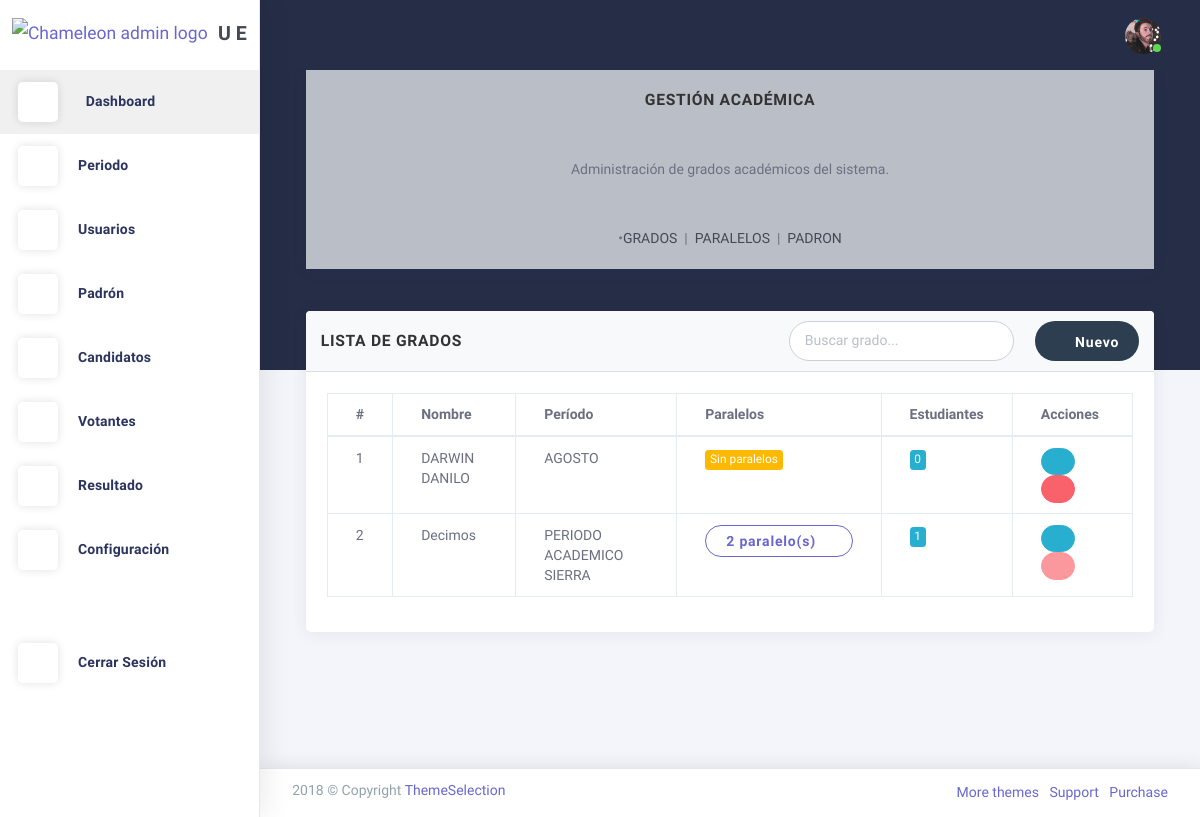
Page /grados/ on the earlier database version.
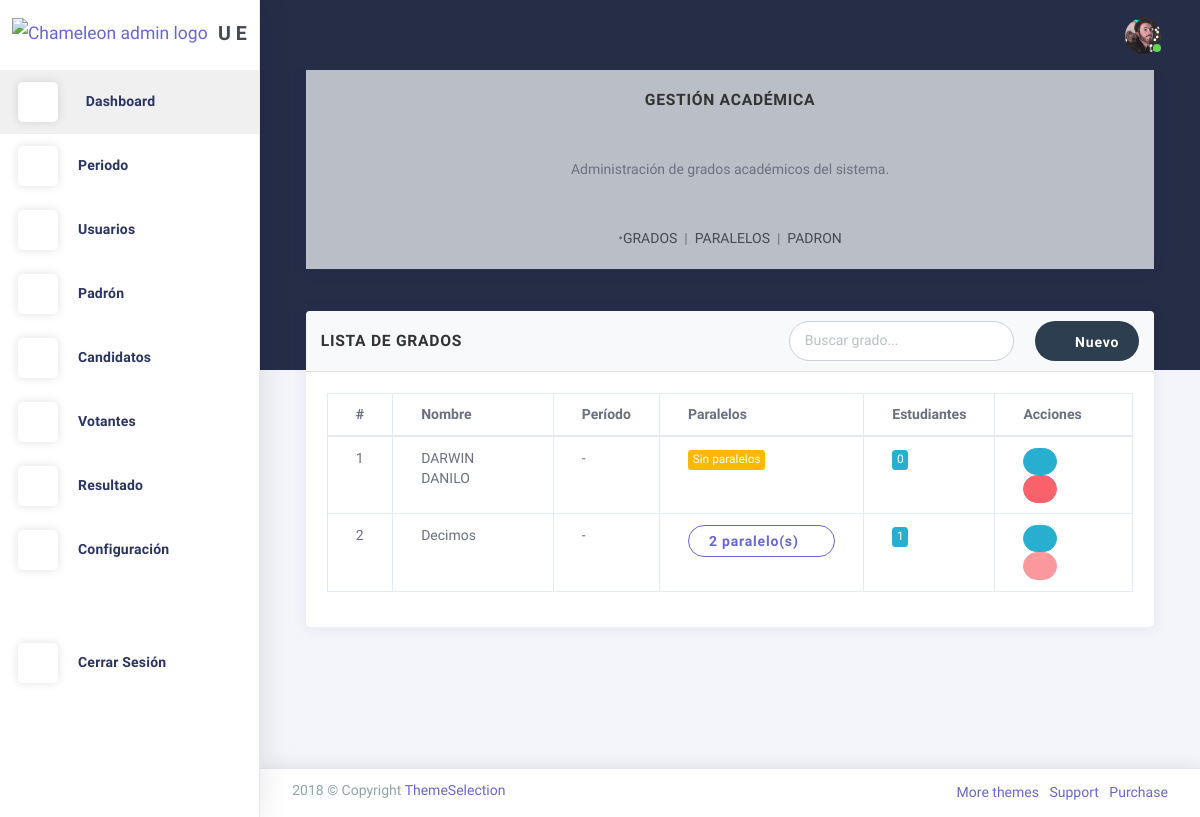
Same page on the later database version.
### Aplicaciones/padron/models.py (models this page shows, shortened)
class Grado(models.Model):
    nombre = models.CharField(max_length=50)
    periodo = models.ForeignKey(
        Periodo,
        on_delete=models.SET_NULL,
        null=True,
        blank=True,
        related_name='grados',
        verbose_name="Período académico"
    )
    class Meta:
        unique_together = ('nombre', 'periodo')
        ordering = ['nombre']
        verbose_name = "Grado"
        verbose_name_plural = "Grados"

### Aplicaciones/periodo/models.py (models this page shows, shortened)
class Periodo(models.Model):
    nombre = models.CharField(max_length=100, unique=True)
    fecha_inicio = models.DateField()
    fecha_fin = models.DateField()

### Aplicaciones/padron/views.py (the view)
# urls.py: path('grados/', GradoListView.as_view(), name='listar_grados'),
class GradoListView(ListView):
    model = Grado
    template_name = 'grados/agregarGrado.html'
    context_object_name = 'grados'
    paginate_by = 10
    def get_queryset(self):
        return Grado.objects.select_related('periodo').prefetch_related('paralelos').order_by('nombre')
    def get_context_data(self, **kwargs):
        context = super().get_context_data(**kwargs)
        context['periodo_actual'] = Periodo.objects.order_by('-fecha_inicio').first()
        return context

### Aplicaciones/padron/templates/grados/agregarGrado.html (shortened to what the changed rows need)
{% extends 'plantilla.html' %}
{% block contenido %}
<section id="listar-grados" class="row match-height">
  <div class="col-sm-12">
    <div class="card">
      <div class="card-content">
        <div class="card-body">
          <div class="table-responsive">
            <table class="table table-bordered" id="tablaGrados">
              <thead>
                <tr>
                  <th>#</th>
                  <th>Nombre</th>
                  <th>Período</th>
                  <th>Paralelos</th>
                  <th>Estudiantes</th>
                  <th>Acciones</th>
                </tr>
              </thead>
              <tbody>
                {% for grado in grados %}
                  <tr>
                    <td>{{ forloop.counter }}</td>
                    <td>{{ grado.nombre }}</td>
                    <td>{{ grado.periodo.nombre|default:"-" }}</td>
                    <td>
                      {% if grado.paralelos.count > 0 %}
                        <div class="dropdown">
                          <button class="btn btn-sm btn-outline-primary dropdown-toggle" type="button" data-toggle="dropdown">
                            {{ grado.paralelos.count }} paralelo(s)
                          </button>
                        </div>
                      {% else %}
                        <span class="badge badge-warning">Sin paralelos</span>
                      {% endif %}
                    </td>
                    <td>
                      <span class="badge badge-info">{{ grado.padronelectoral_set.count }}</span>
                    </td>
                    <td class="action-buttons">
                      <button type="button" class="btn btn-info btn-sm" data-toggle="modal" data-target="#editarGradoModal{{ grado.id }}">
                        <i class="la la-edit"></i>
                      </button>
                      {% if grado.padronelectoral_set.count == 0 %}
                        <button type="button" class="btn btn-danger btn-sm" data-toggle="modal" data-target="#eliminarGradoModal{{ grado.id }}">
                          <i class="la la-trash"></i>
                        </button>
                      {% else %}
                        <button type="button" class="btn btn-danger btn-sm" disabled title="No se puede eliminar (tiene estudiantes)">
                          <i class="la la-trash"></i>
                        </button>
                      {% endif %}
                    </td>
                  </tr>
                {% endfor %}
              </tbody>
            </table>
          </div>
        </div>
      </div>
    </div>
  </div>
</section>
{% endblock %}

Differences in the rows shown:
changed Grado "DARWIN DANILO": periodo.nombre "AGOSTO" → "-"
changed Grado "Decimos": periodo.nombre "PERIODO ACADEMICO SIERRA" → "-"
